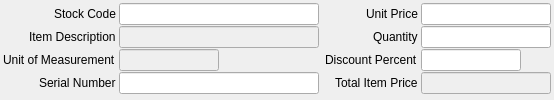
         <widget class="QWidget" name="tab_6">
          <attribute name="title">
           <string>Stock Item</string>
          </attribute>
          <layout class="QGridLayout" name="gridLayout_6">
           <property name="leftMargin">
            <number>3</number>
           </property>
           <property name="topMargin">
            <number>3</number>
           </property>
           <property name="rightMargin">
            <number>3</number>
           </property>
           <property name="bottomMargin">
            <number>3</number>
           </property>
           <property name="verticalSpacing">
            <number>1</number>
           </property>
           <item row="0" column="0">
            <layout class="QFormLayout" name="formLayout">
             <property name="fieldGrowthPolicy">
              <enum>QFormLayout::AllNonFixedFieldsGrow</enum>
             </property>
             <property name="labelAlignment">
              <set>Qt::AlignRight|Qt::AlignTrailing|Qt::AlignVCenter</set>
             </property>
             <property name="horizontalSpacing">
              <number>3</number>
             </property>
             <property name="verticalSpacing">
              <number>1</number>
             </property>
             <item row="0" column="0">
              <widget class="QLabel" name="label">
               <property name="sizePolicy">
                <sizepolicy hsizetype="Preferred" vsizetype="Preferred">
                 <horstretch>0</horstretch>
                 <verstretch>0</verstretch>
                </sizepolicy>
               </property>
               <property name="text">
                <string>Stock Code</string>
               </property>
               <property name="alignment">
                <set>Qt::AlignRight|Qt::AlignTrailing|Qt::AlignVCenter</set>
               </property>
              </widget>
             </item>
             <item row="0" column="1">
              <layout class="QHBoxLayout" name="horizontalLayout_5">
               <property name="spacing">
                <number>3</number>
               </property>
               <item>
                <widget class="RB_IdxLineEdit" name="ileStockCode">
                 <property name="enabled">
                  <bool>true</bool>
                 </property>
                </widget>
               </item>
              </layout>
             </item>
             <item row="1" column="0">
              <widget class="QLabel" name="label_19">
               <property name="text">
                <string>Item Description</string>
               </property>
              </widget>
             </item>
             <item row="1" column="1">
              <widget class="QLineEdit" name="leItemDescription">
               <property name="enabled">
                <bool>false</bool>
               </property>
               <property name="minimumSize">
                <size>
                 <width>200</width>
                 <height>0</height>
                </size>
               </property>
               <property name="maximumSize">
                <size>
                 <width>16777215</width>
                 <height>16777215</height>
                </size>
               </property>
               <property name="readOnly">
                <bool>false</bool>
               </property>
              </widget>
             </item>
             <item row="2" column="0">
              <widget class="QLabel" name="lblUnit">
               <property name="text">
                <string>Unit of Measurement</string>
               </property>
              </widget>
             </item>
             <item row="2" column="1">
              <widget class="QLineEdit" name="leUnitOfMeasurement">
               <property name="enabled">
                <bool>false</bool>
               </property>
               <property name="minimumSize">
                <size>
                 <width>100</width>
                 <height>0</height>
                </size>
               </property>
               <property name="maximumSize">
                <size>
                 <width>100</width>
                 <height>16777215</height>
                </size>
               </property>
               <property name="baseSize">
                <size>
                 <width>0</width>
                 <height>0</height>
                </size>
               </property>
               <property name="readOnly">
                <bool>false</bool>
               </property>
              </widget>
             </item>
             <item row="3" column="0">
              <widget class="QLabel" name="label_34">
               <property name="text">
                <string>Serial Number</string>
               </property>
              </widget>
             </item>
             <item row="3" column="1">
              <widget class="QLineEdit" name="leSerialNumber"/>
             </item>
            </layout>
           </item>
           <item row="0" column="1">
            <layout class="QFormLayout" name="formLayout_2">
             <property name="fieldGrowthPolicy">
              <enum>QFormLayout::AllNonFixedFieldsGrow</enum>
             </property>
             <property name="labelAlignment">
              <set>Qt::AlignRight|Qt::AlignTrailing|Qt::AlignVCenter</set>
             </property>
             <property name="horizontalSpacing">
              <number>3</number>
             </property>
             <property name="verticalSpacing">
              <number>1</number>
             </property>
             <item row="0" column="0">
              <widget class="QLabel" name="label_20">
               <property name="text">
                <string>Unit Price</string>
               </property>
              </widget>
             </item>
             <item row="0" column="1">
              <widget class="QLineEdit" name="leUnitPrice">
               <property name="minimumSize">
                <size>
                 <width>130</width>
                 <height>0</height>
                </size>
               </property>
               <property name="maximumSize">
                <size>
                 <width>130</width>
                 <height>16777215</height>
                </size>
               </property>
              </widget>
             </item>
             <item row="1" column="0">
              <widget class="QLabel" name="label_21">
               <property name="text">
                <string>Quantity</string>
               </property>
              </widget>
             </item>
             <item row="1" column="1">
              <widget class="QLineEdit" name="leQuantity">
               <property name="minimumSize">
                <size>
                 <width>130</width>
                 <height>0</height>
                </size>
               </property>
               <property name="maximumSize">
                <size>
                 <width>130</width>
                 <height>16777215</height>
                </size>
               </property>
              </widget>
             </item>
             <item row="2" column="0">
              <widget class="QLabel" name="label_24">
               <property name="text">
                <string>Discount Percent</string>
               </property>
              </widget>
             </item>
             <item row="2" column="1">
              <widget class="QLineEdit" name="leDiscountPercent">
               <property name="minimumSize">
                <size>
                 <width>100</width>
                 <height>0</height>
                </size>
               </property>
               <property name="maximumSize">
                <size>
                 <width>100</width>
                 <height>16777215</height>
                </size>
               </property>
              </widget>
             </item>
             <item row="3" column="0">
              <widget class="QLabel" name="label_23">
               <property name="text">
                <string>Total Item Price</string>
               </property>
              </widget>
             </item>
             <item row="3" column="1">
              <widget class="QLineEdit" name="leTotalItemPrice">
               <property name="enabled">
                <bool>false</bool>
               </property>
               <property name="minimumSize">
                <size>
                 <width>130</width>
                 <height>0</height>
                </size>
               </property>
               <property name="maximumSize">
                <size>
                 <width>130</width>
                 <height>16777215</height>
                </size>
               </property>
               <property name="readOnly">
                <bool>false</bool>
               </property>
              </widget>
             </item>
            </layout>
           </item>
          </layout>
         </widget>
